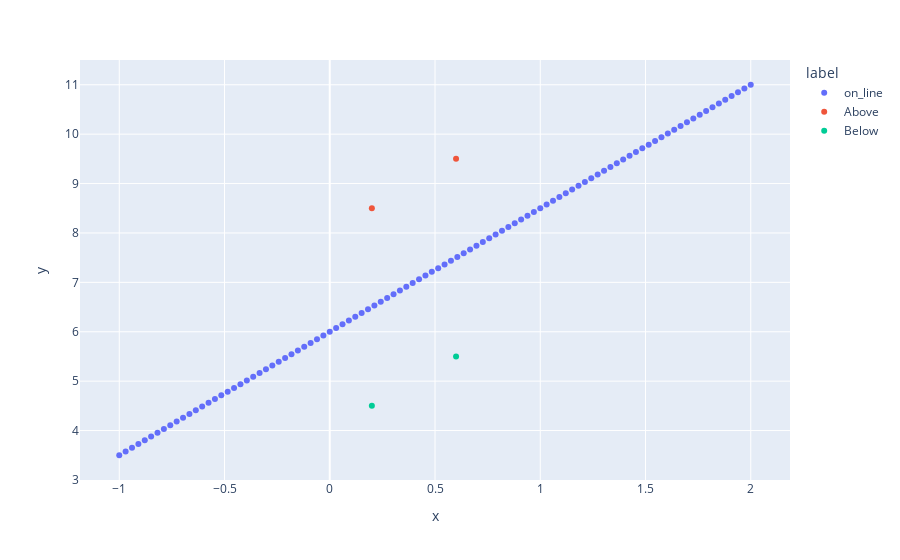

The code cell stored with this chart in its notebook:
### Code cell
px.scatter(data, x='x', y='y', color = 'label')

### Figure 1 — Plotly figure (JSON) as saved in the notebook; plotly's stock layout.template omitted (floating-point values rounded to 4 significant figures)
{"data": [{"hovertemplate": "label=on_line<br>x=%{x}<br>y=%{y}<extra></extra>", "legendgroup": "on_line", "marker": {"color": "#636efa", "symbol": "circle"}, "mode": "markers", "name": "on_line", "orientation": "v", "showlegend": true, "type": "scatter", "x": [-1, -0.9697, -0.9394, -0.9091, -0.8788, -0.8485, -0.8182, -0.7879, -0.7576, -0.7273, -0.697, -0.6667, -0.6364, -0.6061, -0.5758, -0.5455, -0.5152, -0.4848, -0.4545, -0.4242, -0.3939, -0.3636, -0.3333, -0.303, -0.2727, -0.2424, -0.2121, -0.1818, -0.1515, -0.1212, -0.09091, -0.06061, -0.0303, 0, 0.0303, 0.06061, 0.09091, 0.1212, 0.1515, 0.1818, 0.2121, 0.2424, 0.2727, 0.303, 0.3333, 0.3636, 0.3939, 0.4242, 0.4545, 0.4848, 0.5152, 0.5455, 0.5758, 0.6061, 0.6364, 0.6667, 0.697, 0.7273, 0.7576, 0.7879, 0.8182, 0.8485, 0.8788, 0.9091, 0.9394, 0.9697, 1, 1.03, 1.061, 1.091, 1.121, 1.152, 1.182, 1.212, 1.242, 1.273, 1.303, 1.333, 1.364, 1.394, 1.424, 1.455, 1.485, 1.515, 1.545, 1.576, 1.606, 1.636, 1.667, 1.697, 1.727, 1.758, 1.788, 1.818, 1.848, 1.879, 1.909, 1.939, 1.97, 2], "xaxis": "x", "y": [3.5, 3.576, 3.652, 3.727, 3.803, 3.879, 3.955, 4.03, 4.106, 4.182, 4.258, 4.333, 4.409, 4.485, 4.561, 4.636, 4.712, 4.788, 4.864, 4.939, 5.015, 5.091, 5.167, 5.242, 5.318, 5.394, 5.47, 5.545, 5.621, 5.697, 5.773, 5.848, 5.924, 6, 6.076, 6.152, 6.227, 6.303, 6.379, 6.455, 6.53, 6.606, 6.682, 6.758, 6.833, 6.909, 6.985, 7.061, 7.136, 7.212, 7.288, 7.364, 7.439, 7.515, 7.591, 7.667, 7.742, 7.818, 7.894, 7.97, 8.045, 8.121, 8.197, 8.273, 8.348, 8.424, 8.5, 8.576, 8.652, 8.727, 8.803, 8.879, 8.955, 9.03, 9.106, 9.182, 9.258, 9.333, 9.409, 9.485, 9.561, 9.636, 9.712, 9.788, 9.864, 9.939, 10.02, 10.09, 10.17, 10.24, 10.32, 10.39, 10.47, 10.55, 10.62, 10.7, 10.77, 10.85, 10.92, 11], "yaxis": "y"}, {"hovertemplate": "label=Above<br>x=%{x}<br>y=%{y}<extra></extra>", "legendgroup": "Above", "marker": {"color": "#EF553B", "symbol": "circle"}, "mode": "markers", "name": "Above", "orientation": "v", "showlegend": true, "type": "scatter", "x": [0.2, 0.6], "xaxis": "x", "y": [8.5, 9.5], "yaxis": "y"}, {"hovertemplate": "label=Below<br>x=%{x}<br>y=%{y}<extra></extra>", "legendgroup": "Below", "marker": {"color": "#00cc96", "symbol": "circle"}, "mode": "markers", "name": "Below", "orientation": "v", "showlegend": true, "type": "scatter", "x": [0.2, 0.6], "xaxis": "x", "y": [4.5, 5.5], "yaxis": "y"}], "layout": {"autosize": true, "legend": {"title": {"text": "label"}, "tracegroupgap": 0}, "margin": {"t": 60}, "xaxis": {"anchor": "y", "autorange": true, "domain": [0, 1], "range": [-1.179, 2.179], "title": {"text": "x"}, "type": "linear"}, "yaxis": {"anchor": "x", "autorange": true, "domain": [0, 1], "range": [2.919, 11.58], "title": {"text": "y"}, "type": "linear"}}}
